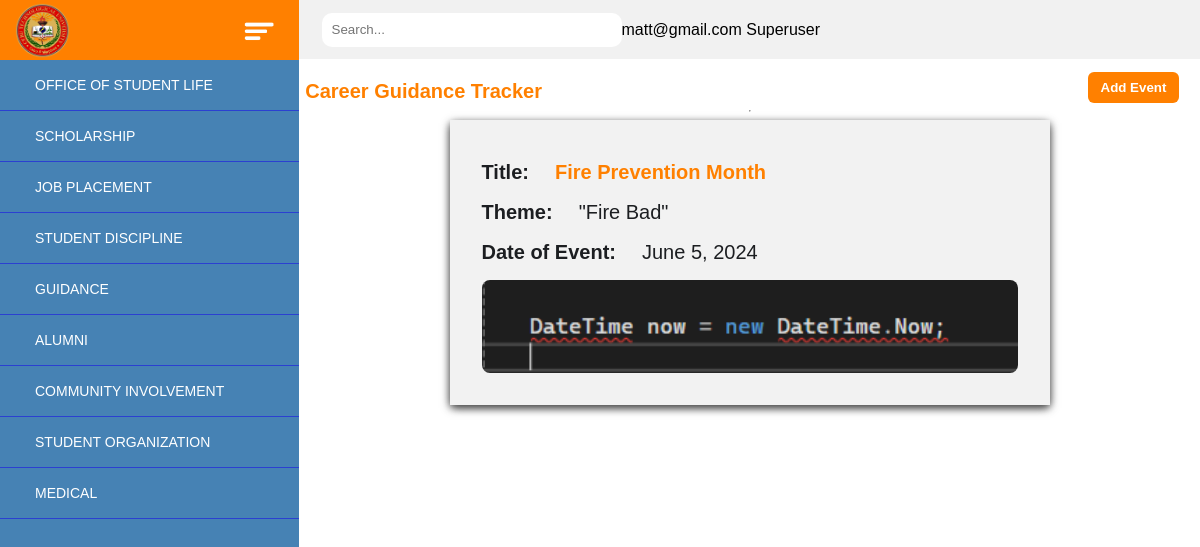
Page /jobeplacement/main/ (signed in) on the committed database.
### jobplacement/models.py (models this page shows, shortened)
class JobPlacementAdminUser(AbstractBaseUser, PermissionsMixin):
    admin_id = models.AutoField(primary_key=True)
    email = models.EmailField(_("email address"), unique = True)
    firstname = models.CharField(max_length=50, blank=False, null=False, default="")
    lastname = models.CharField(max_length=50, blank=False, null=False, default="")
    middlename = models.CharField(max_length=50, null=True, blank=True, default="")
    is_staff = models.BooleanField(default=True)
    is_active = models.BooleanField(default=True)
    date_joined = models.DateTimeField(default=timezone.now)
    USERNAME_FIELD = "email"
    REQUIRED_FIELDS = []
    objects = AdminUserManager()
    groups = models.ManyToManyField(
        Group,
        verbose_name=_("groups"),
        blank=True,
        related_name="admin_user_groups"  # Specify a related_name to resolve the clash
    )
    user_permissions = models.ManyToManyField(
        Permission,
        verbose_name=_("user permissions"),
        blank=True,
        related_name="admin_user_permissions"  # Specify a related_name to resolve the clash
    )

class Seminar(models.Model):
    seminar_id = models.AutoField(primary_key=True)
    title = models.CharField(max_length=100, null=False, default="")
    theme = models.CharField(max_length=150, null=False, default="")
    date_of_event = models.DateField(null=False, default="")
    image = models.FileField(upload_to='upload/seminar_imgs', null=True, blank=True)  # Add this line

### jobplacement/views.py (the view, shortened to what this page needs)
# urls.py: path('jobeplacement/main/', views.seminar, name="seminar_page"),
@login_required(login_url='jobplacement:admin_student')
def seminar(request):
    seminars = Seminar.objects.all()
    form = SeminarForm()
    context = {'seminars':seminars, 'form':form}
    return render(request, 'jobplacement/seminar_page.html', context)

### jobplacement/forms.py
class SeminarForm(ModelForm):
    class Meta:
        model = Seminar
        exclude = ('seminar_id',)

### jobplacement/templates/jobplacement/seminar_page.html (shortened to what this page needs)
{% extends 'index.html' %}
{% block headcontent %}
    {% load static %}
    <link rel="stylesheet" href="{% static 'jobplacement/styles/seminarpage.css' %}?248">
{% endblock headcontent %}
{% block bodycontent %}
<section>
    <div class="intro">
        <p>Career Guidance Tracker</p>
    </div>
    <hr id="demo">
    {% for seminar in seminars %}
    <div class="container">
        <div class="card">
            <div class="info-group">
                <h3>Title:</h3>
                <a href="{% url 'jobplacement:manage_att' seminar.seminar_id %}">{{ seminar.title }}</a>
            </div>
            <div class="info-group">
                <h3>Theme:</h3>
                <h3 class="hiring">{{ seminar.theme }}</h3>
            </div>
            <div class="info-group">
                <h3>Date of Event:</h3>
                <h3 class="hiring">{{ seminar.date_of_event }}</h3>
            </div>
            {% if seminar.image %}
            <img src="{{ seminar.image.url }}" alt="{{ seminar.title }}">
            {% else %}
                <p>No image available</p>
            {% endif %}
        </div>
    </div>
    {% endfor %}
    <div class="button-container">
        <button class="showform">Add Event</button>
    </div>
</section>
{% endblock bodycontent %}

### templates/index.html (shortened to what this page needs)
<!DOCTYPE html>
    <head>
        {% load static %}
        <link rel="stylesheet" href="{% static 'styles/index.css'%}?225">
        {% block headcontent %}
        {% endblock headcontent %}
    </head>
    <body>
        <div class="left-side">
            <div class="orange-bar">
                <img src="{% static 'imgs/CTU_logo.png'%}" class="logo">
                <img src="{% static 'imgs/barSort.png'%}" class="bars">
            </div>
            <nav class="side-nav">
                <ul>
                    <li><a href="#" class="studentlife-btn">OFFICE OF STUDENT LIFE
                    </a>
                    </li>
                    <li><a href="#" class="scholar-btn">SCHOLARSHIP
                    </a>
                    </li>
                    <li><a href="#" class="jobplace-btn">JOB PLACEMENT
                    </a>
                    </li>
                    <li><a href="#" class="student_disc-btn">STUDENT DISCIPLINE
                    </a>
                    </li>
                    <li><a href="#" class="guide-btn">GUIDANCE
                    </a>
                    </li>
                    <li><a href="#" class="alumni-btn">ALUMNI
                    </a>
                    </li>
                    <li><a href="#" class="community-btn">COMMUNITY INVOLVEMENT
                    </a>
                    </li>
                    <li><a href="#" class="student_org-btn">STUDENT ORGANIZATION
                    </a>
                    </li>
                    <li><a href="#" class="medical-btn">MEDICAL
                        </a>
                    </li>
                </ul>
            </nav>
        </div>
        <div class="right-side">
            <div class="search-container">
                <div class="search-icon">
                </div>
                <input type="text" placeholder="Search...">
                <p>{{ request.user.email }}
                    {% if request.user.is_superuser %}
                        Superuser
                    {% elif request.user.is_staff %}
                        Staff
                    {% else %}
                        Student
                    {% endif %}
                </p>
            </div>
            <main class="main_content">
                {% block bodycontent %}
                {% endblock bodycontent %}
            </main>
        </div>
    </body>
</html>

### staticfiles/styles/index.css (style rules this page uses)
* { margin: 0; padding: 0; box-sizing: border-box; font-family: 'Poppins', sans-serif; list-style-type: none; }
body { display: flex; flex-direction: row; }
.left-side { display: flex; width: 299px; height: 100vh; flex-direction: column; }
.side-nav { width: 299px; height: 100%; background: #4682B4; display: inline-flex; overflow-y: auto; scrollbar-width: none; }
.side-nav ul { width: 299px; }
.right-side { display: flex; width: 100%; height: 100vh; flex-direction: column; overflow-y: auto; }
.main_content { display: flex; flex-direction: column; width: 100%; height: 100%; overflow-y: auto; align-items: center; padding: 1rem; }
.orange-bar { height: 60px; background-color: #FF8000; width: 299px; position: top; }
.logo { height: 55px; margin-left: 15px; margin-top: 3px; }
.bars { height: 25px; margin-left: 170px; margin-bottom: 13px; }
.search-container { left: 299px; width: 100%; background-color: #f1f1f1; padding: 12.5px; box-sizing: border-box; display: flex; align-items: center; }
input[type="text"] { padding: 9.6px; border: transparent; border-radius: 10px; box-sizing: border-box; padding-left: 10px; align-items: left; color: black; width: 300px; }
.side-nav li { line-height: 30px; }
.side-nav ul li { line-height: 50px; border-bottom: 1px solid #2B40D1; }
.side-nav ul li a { position: relative; color: white; padding-left: 30px; text-decoration: none; font-size: 14px; display: block; width: 100%; border-left: 5px solid transparent; }

### jobplacement/static/jobplacement/styles/seminarpage.css (style rules this page uses)
section { display: flex; flex-direction: column; align-items: center; width: 100%; padding: 0; margin: 0%; position: relative; }
.container { width: 100%; max-width: 600px; background-color: #ffffff; border-radius: 8px; box-shadow: 0px 3px 8px 0px rgba(0,0,0,0.5); margin-bottom: 2rem; }
.card { display: flex; flex-direction: column; padding: 2rem; width: 100%; background-color: #f2f2f2; box-shadow: 0px 3px 8px 0px rgba(0,0,0,0.5); line-height: 1.2; }
.card h3 { margin: 0; font-size: 1.25rem; color: #1c1e21; }
.card img { width: 100%; height: auto; margin-top: 0.5rem; border-radius: 8px; }
.intro { line-height: 1.6; margin-left: -75%; }
.intro p { font-size: 20px; color: #FF8000; margin-top: 0; margin-bottom: 0; font-weight: bold; }
#demo { margin-bottom: .5rem; margin-top: .2rem; }
.info-group { display: flex; align-items: center; margin: .5rem 0; }
.info-group h3 { margin: 0 1rem 0 0; padding-right: 10px; }
.info-group .hiring { font-weight: 400; }
.info-group a { text-decoration: none; font-size: 20px; color: #FF8000; font-weight: bold; }
.button-container { position: absolute; top: -1%; right: .3rem; z-index: 1; display: flex; gap: 1rem; }
.showform { padding: 0.5rem 0.8rem; font-weight: 600; outline: none; border: none; background-color: #FF8000; border-radius: 6px; cursor: pointer; color: #fff; margin-right: 0; }

### rows in the picture
JobPlacementAdminUser: user.email "matt@gmail.com"
Seminar: title "Fire Prevention Month", theme "\"Fire Bad\"", date_of_event "June 5, 2024", image (picture)
